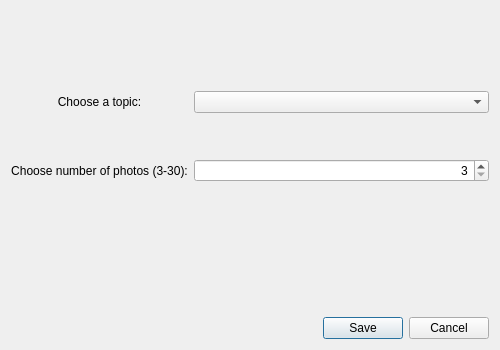
<?xml version="1.0" encoding="UTF-8"?>
<ui version="4.0">
 <class>NewGallery</class>
 <widget class="QDialog" name="NewGallery">
  <property name="geometry">
   <rect>
    <x>0</x>
    <y>0</y>
    <width>500</width>
    <height>350</height>
   </rect>
  </property>
  <property name="minimumSize">
   <size>
    <width>500</width>
    <height>350</height>
   </size>
  </property>
  <property name="maximumSize">
   <size>
    <width>500</width>
    <height>350</height>
   </size>
  </property>
  <property name="windowTitle">
   <string>New Gallery</string>
  </property>
  <layout class="QGridLayout" name="gridLayout">
   <item row="3" column="0">
    <widget class="QLabel" name="label">
     <property name="text">
      <string>Choose a topic:</string>
     </property>
     <property name="alignment">
      <set>Qt::AlignCenter</set>
     </property>
    </widget>
   </item>
   <item row="6" column="0">
    <widget class="QLabel" name="label_2">
     <property name="text">
      <string>Choose number of photos (3-30):</string>
     </property>
     <property name="alignment">
      <set>Qt::AlignCenter</set>
     </property>
    </widget>
   </item>
   <item row="4" column="1">
    <spacer name="verticalSpacer_2">
     <property name="orientation">
      <enum>Qt::Vertical</enum>
     </property>
     <property name="sizeType">
      <enum>QSizePolicy::Fixed</enum>
     </property>
     <property name="sizeHint" stdset="0">
      <size>
       <width>20</width>
       <height>40</height>
      </size>
     </property>
    </spacer>
   </item>
   <item row="6" column="1">
    <widget class="QSpinBox" name="spinBox">
     <property name="sizePolicy">
      <sizepolicy hsizetype="Minimum" vsizetype="Fixed">
       <horstretch>0</horstretch>
       <verstretch>0</verstretch>
      </sizepolicy>
     </property>
     <property name="alignment">
      <set>Qt::AlignRight|Qt::AlignTrailing|Qt::AlignVCenter</set>
     </property>
     <property name="buttonSymbols">
      <enum>QAbstractSpinBox::UpDownArrows</enum>
     </property>
     <property name="correctionMode">
      <enum>QAbstractSpinBox::CorrectToPreviousValue</enum>
     </property>
     <property name="minimum">
      <number>3</number>
     </property>
     <property name="maximum">
      <number>30</number>
     </property>
    </widget>
   </item>
   <item row="2" column="1">
    <spacer name="verticalSpacer_3">
     <property name="orientation">
      <enum>Qt::Vertical</enum>
     </property>
     <property name="sizeType">
      <enum>QSizePolicy::Fixed</enum>
     </property>
     <property name="sizeHint" stdset="0">
      <size>
       <width>20</width>
       <height>80</height>
      </size>
     </property>
    </spacer>
   </item>
   <item row="9" column="1">
    <widget class="QDialogButtonBox" name="buttonBox">
     <property name="orientation">
      <enum>Qt::Horizontal</enum>
     </property>
     <property name="standardButtons">
      <set>QDialogButtonBox::Cancel|QDialogButtonBox::Save</set>
     </property>
    </widget>
   </item>
   <item row="3" column="1">
    <widget class="QComboBox" name="topicsList"/>
   </item>
   <item row="7" column="1">
    <spacer name="verticalSpacer">
     <property name="orientation">
      <enum>Qt::Vertical</enum>
     </property>
     <property name="sizeType">
      <enum>QSizePolicy::MinimumExpanding</enum>
     </property>
     <property name="sizeHint" stdset="0">
      <size>
       <width>52</width>
       <height>80</height>
      </size>
     </property>
    </spacer>
   </item>
  </layout>
 </widget>
 <resources/>
 <connections>
  <connection>
   <sender>buttonBox</sender>
   <signal>accepted()</signal>
   <receiver>NewGallery</receiver>
   <slot>accept()</slot>
   <hints>
    <hint type="sourcelabel">
     <x>248</x>
     <y>254</y>
    </hint>
    <hint type="destinationlabel">
     <x>157</x>
     <y>274</y>
    </hint>
   </hints>
  </connection>
  <connection>
   <sender>buttonBox</sender>
   <signal>rejected()</signal>
   <receiver>NewGallery</receiver>
   <slot>reject()</slot>
   <hints>
    <hint type="sourcelabel">
     <x>316</x>
     <y>260</y>
    </hint>
    <hint type="destinationlabel">
     <x>286</x>
     <y>274</y>
    </hint>
   </hints>
  </connection>
 </connections>
</ui>
